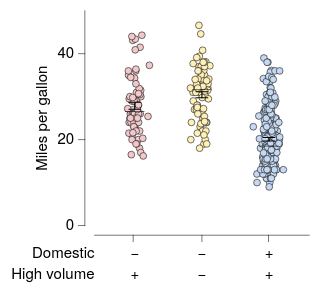

Write a Vega-Lite specification for this figure.
### Vega-Lite specification from a JSON file in a GitHub repository (floating-point values rounded to 4 significant figures; data arrays with more than 128 entries replaced by an {"elided": "..."} marker saying what was removed)
{"background": null, "config": {"arc": {"fill": "#DBDBDB", "fillOpacity": 1.0, "innerRadius": 25.0, "padAngle": 0.03, "stroke": "black", "strokeOpacity": 1, "strokeWidth": 0.25}, "area": {"fill": "#DBDBDB", "fillOpacity": 1.0, "stroke": "black", "strokeOpacity": 1, "strokeWidth": 0.25}, "axis": {"domain": true, "domainCap": "round", "domainColor": "black", "domainWidth": 0.25, "grid": false, "gridCap": "round", "gridColor": "#F1F1F1", "gridDash": [0, 0], "gridOpacity": 1.0, "gridWidth": 0.25, "labelColor": "black", "labelFont": "HelveticaNeue", "labelFontSize": 7, "labelFontStyle": "normal", "labelFontWeight": 400, "offset": 4.5, "ticks": true, "tickCap": "round", "tickColor": "black", "tickSize": 3, "tickWidth": 0.25, "titleColor": "black", "titleFont": "HelveticaNeue", "titleFontSize": 7, "titleFontStyle": "normal", "titleFontWeight": 400}, "axisX": {"domain": true, "labelAlign": "center", "labelAngle": 0, "labels": true, "ticks": true, "translate": 0}, "axisY": {"domain": true, "labelAlign": "right", "labelAngle": 0, "labels": true, "ticks": true, "translate": 0}, "axisRight": {"domain": true, "labelAlign": "left", "labelAngle": 0, "labels": true, "ticks": true, "translate": 0}, "axisTop": {"domain": true, "labelAlign": "center", "labelAngle": 0, "labels": true, "ticks": true, "translate": 0}, "bar": {"fill": "#DBDBDB", "fillOpacity": 1.0, "stroke": "black", "strokeOpacity": 1, "strokeWidth": 0.25}, "boxplot": {"size": 9.0, "ticks": {"cornerRadius": 0.25, "fill": "black", "size": 4.5, "thickness": 0.25}, "box": {"fillOpacity": 1.0, "stroke": "black", "strokeOpacity": 1, "strokeWidth": 0.25}, "median": {"fill": "black", "fillOpacity": 1.0, "size": 9.0, "thickness": 0.25}, "rule": {"fill": "black", "fillOpacity": 1.0, "size": 10.0, "stroke": "black", "strokeDash": [0, 0], "strokeOpacity": 1, "strokeWidth": 0.25}, "outliers": {"color": "black", "fill": "black", "fillOpacity": 1.0, "size": 0, "stroke": "black", "strokeOpacity": 1, "strokeWidth": 0.25}}, "circle": {"fill": "black", "fillOpacity": 1.0, "size": 0.5, "stroke": "black", "strokeOpacity": 1, "strokeWidth": 0.25}, "errorband": {"band": {"fillOpacity": 0.6, "stroke": null, "strokeWidth": 0.25, "strokeOpacity": 1}, "borders": {"opacity": 0, "strokeOpacity": 0.25, "strokeWidth": 1}}, "errorbar": {"opacity": 1, "rule": {"strokeDash": [0, 0], "strokeWidth": 0.5}, "ticks": {"color": "black", "cornerRadius": 0.25, "opacity": 1, "size": 6.0, "thickness": 0.5}, "thickness": 0.5}, "font": "HelveticaNeue", "geoshape": {"fill": "#DBDBDB", "fillOpacity": 1.0, "stroke": "black", "strokeOpacity": 1, "strokeWidth": 0.25}, "header": {"labelColor": "black", "labelFont": "HelveticaNeue", "labelFontSize": 7, "labelFontStyle": "normal", "labelFontWeight": 400, "titleColor": "black", "titleFont": "HelveticaNeue", "titleFontSize": 7, "titleFontStyle": "normal", "titleFontWeight": 400, "titlePadding": 0}, "legend": {"disable": false, "offset": 4.5, "gradientLength": 50.0, "gradientThickness": 5.0, "gradientOpacity": 1.0, "gradientStrokeColor": "black", "gradientStrokeWidth": 0.25, "labelColor": "black", "labelFont": "HelveticaNeue", "labelFontSize": 7, "labelFontStyle": "normal", "labelFontWeight": 400, "strokeColor": "black", "strokeWidth": 0, "symbolSize": 42, "symbolStrokeColor": "black", "symbolStrokeWidth": 0.25, "titleColor": "black", "titleFont": "HelveticaNeue", "titleFontSize": 7, "titleFontStyle": "normal", "titleFontWeight": 400}, "line": {"color": "black", "stroke": "black", "strokeCap": "round", "strokeDash": [0, 0], "strokeOpacity": 1, "strokeWidth": 0.375}, "point": {"filled": true, "fill": "#DBDBDB", "fillOpacity": 1.0, "size": 5.0, "stroke": "black", "strokeOpacity": 1, "strokeWidth": 0.25}, "range": {"category": ["#C6D9F1", "#F1C9CB", "#FEF0B9", "#CEE37A", "#7AA8E0", "#E589A3", "#FDDD5D", "#68B961", "#4177B1", "#C35082", "#E5C227", "#438156"], "diverging": {"scheme": ["#C35082", "#CE6D94", "#D989A7", "#E2A4BA", "#EABFCE", "#F1DBE2", "#F6F6F6", "#D7E0EB", "#B9CBE0", "#9BB6D5", "#7DA1C9", "#5F8CBD", "#4177B1"]}, "heatmap": {"scheme": ["#DFE9F7", "#C6D9F1", "#ADC8EC", "#94B8E6", "#7AA8E0", "#6097DA", "#4D87CA", "#4177B1", "#386898", "#2F597F", "#264A69", "#1D3A58"]}, "ordinal": {"scheme": ["#F1F1F1", "#DBDBDB", "#C6C6C6", "#B2B2B2", "#9D9D9D", "#898989", "#767676", "#636363", "#515151", "#404040", "#2F2F2F", "#1F1F1F"]}, "ramp": {"scheme": ["#DFE9F7", "#C6D9F1", "#ADC8EC", "#94B8E6", "#7AA8E0", "#6097DA", "#4D87CA", "#4177B1", "#386898", "#2F597F", "#264A69", "#1D3A58"]}}, "rule": {"color": "black", "stroke": "black", "strokeCap": "round", "strokeDash": [2, 2], "strokeOpacity": 1, "strokeWidth": 0.25}, "scale": {"bandPaddingInner": 0.1, "bandPaddingOuter": 0.1, "round": false}, "rect": {"fill": "#DBDBDB", "fillOpacity": 1.0, "stroke": "black", "strokeOpacity": 1, "strokeWidth": 0.25}, "square": {"fill": "#DBDBDB", "fillOpacity": 1.0, "size": 10.0, "stroke": "black", "strokeOpacity": 1, "strokeWidth": 0.25}, "text": {"color": "black", "font": "HelveticaNeue", "fontSize": 7, "fontStyle": "normal", "fontWeight": 400}, "title": {"anchor": "middle", "frame": "group", "color": "black", "font": "HelveticaNeue", "fontSize": 7, "fontStyle": "normal", "fontWeight": 400, "subtitleColor": "black", "subtitleFont": "HelveticaNeue", "subtitleFontSize": "HelveticaNeue", "subtitleFontStyle": "normal", "subtitleFontWeight": 400}, "view": {"continuousWidth": 100, "continuousHeight": 100, "discreteWidth": 100, "discreteHeight": 100, "fill": null, "stroke": null, "strokeWidth": 0.25}}, "vconcat": [{"layer": [{"data": {"name": "data-5a85ede2053d4aec77293cfb476ae07b"}, "mark": {"type": "circle", "opacity": 1.0, "size": 10.0}, "encoding": {"color": {"field": "Origin", "legend": null, "sort": ["USA", "Europe", "Japan"], "title": null, "type": "nominal"}, "x": {"axis": {"labels": false, "title": null}, "field": "Origin", "sort": ["USA", "Europe", "Japan"], "title": "Origin", "type": "nominal"}, "xOffset": {"field": "jitter_x", "scale": {"domain": [-7.33, 7.33], "range": [5.17, 19.83]}, "type": "quantitative"}, "y": {"field": "Miles_per_Gallon", "title": "Miles per gallon", "type": "quantitative"}}}, {"data": {"name": "data-151257fe5f5caeab3f6ac0773c0d4267"}, "mark": {"type": "errorbar"}, "encoding": {"x": {"axis": {"labels": false, "title": null}, "field": "Origin", "sort": ["USA", "Europe", "Japan"], "title": "Origin", "type": "nominal"}, "y": {"field": "__mean", "title": "Miles per gallon", "type": "quantitative"}, "yError": {"field": "__error"}}}, {"data": {"name": "data-5a85ede2053d4aec77293cfb476ae07b"}, "mark": {"type": "boxplot", "box": {"fillOpacity": 0, "strokeOpacity": 0}, "outliers": {"opacity": 0}, "rule": {"strokeOpacity": 0}, "ticks": false}, "encoding": {"x": {"axis": {"labels": false, "title": null}, "field": "Origin", "sort": ["USA", "Europe", "Japan"], "title": "Origin", "type": "nominal"}, "y": {"field": "Miles_per_Gallon", "title": "Miles per gallon", "type": "quantitative"}}}]}, {"layer": [{"data": {"name": "data-55288b6e323762ec78afe05ee4b55819"}, "mark": {"type": "text", "align": "right", "baseline": "middle", "fontSize": 7}, "encoding": {"text": {"field": "__label", "type": "nominal"}, "x": {"value": 0}, "y": {"axis": {"domain": false, "grid": false, "labels": false, "ticks": false, "title": null}, "bandPosition": 0.5, "field": "__label", "scale": {"domain": ["Domestic", "High volume"]}, "sort": ["Domestic", "High volume"], "type": "nominal"}}}, {"data": {"name": "data-9157e9f73711b5ee45df891b622c3e5a"}, "mark": {"type": "text", "align": "center", "baseline": "middle", "fontSize": 7}, "encoding": {"text": {"field": "__value", "type": "nominal"}, "x": {"axis": {"domain": false, "grid": false, "labels": false, "ticks": false, "title": null}, "field": "__category", "sort": ["USA", "Europe", "Japan"], "type": "nominal"}, "y": {"axis": {"domain": false, "grid": false, "labels": false, "ticks": false, "title": null}, "bandPosition": 0.5, "field": "__label", "scale": {"domain": ["Domestic", "High volume"]}, "sort": ["Domestic", "High volume"], "type": "nominal"}}}], "height": 20, "view": {"fill": null, "stroke": null}, "width": 100}], "resolve": {"scale": {"x": "shared"}}, "spacing": 0, "$schema": "https://vega.github.io/schema/vega-lite/v6.4.1.json", "datasets": {"data-5a85ede2053d4aec77293cfb476ae07b": {"elided": "398 records"}, "data-151257fe5f5caeab3f6ac0773c0d4267": [{"Origin": "Europe", "__mean": 27.89, "__error": 0.8037, "__dysonsphere__": 1}, {"Origin": "Japan", "__mean": 30.45, "__error": 0.6852, "__dysonsphere__": 1}, {"Origin": "USA", "__mean": 20.08, "__error": 0.4058, "__dysonsphere__": 1}], "data-55288b6e323762ec78afe05ee4b55819": [{"__label": "Domestic", "__dysonsphere__": 1}, {"__label": "High volume", "__dysonsphere__": 1}], "data-9157e9f73711b5ee45df891b622c3e5a": [{"__label": "Domestic", "__category": "USA", "__value": "+", "__dysonsphere__": 1}, {"__label": "Domestic", "__category": "Europe", "__value": "−", "__dysonsphere__": 1}, {"__label": "Domestic", "__category": "Japan", "__value": "−", "__dysonsphere__": 1}, {"__label": "High volume", "__category": "USA", "__value": "+", "__dysonsphere__": 1}, {"__label": "High volume", "__category": "Europe", "__value": "+", "__dysonsphere__": 1}, {"__label": "High volume", "__category": "Japan", "__value": "−", "__dysonsphere__": 1}]}}
